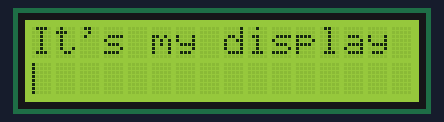
The sketch below on a simulated Arduino Uno, built with avr-gcc and run on an emulated ATmega328P. Shown: 16×2 character LCD.

Above: at 0.12 s.
At 1.12 s:
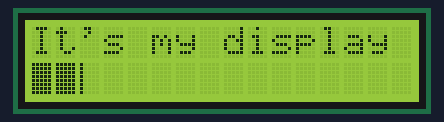
At 2.22 s:
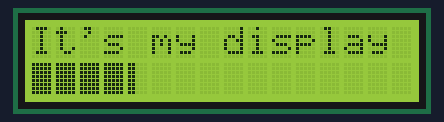
At 4.43 s:
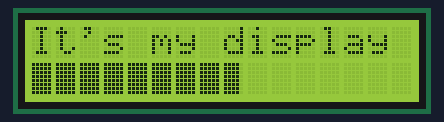
At 6.53 s:
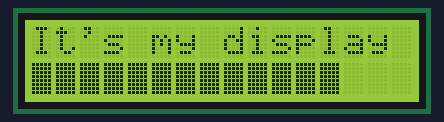
At 8.74 s:
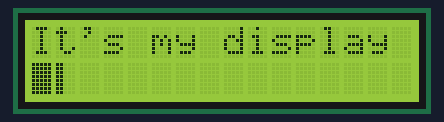

The sketch:

sketch_LCD_progress_bar.ino
```cpp
/* Прогресс-бар на ЖК-дисплее */

#include<LiquidCrystal.h>
LiquidCrystal lcd(2, 3, 4, 5, 6, 7);  // Инициализация экземпляра библиотеки LiquidCrystal

  // Массивы для символов прогресс-бара
byte p20[8] = {
  B10000,
  B10000,
  B10000,
  B10000,
  B10000,
  B10000,
  B10000,
  B10000,
};
byte p40[8] = {
  B11000,
  B11000,
  B11000,
  B11000,
  B11000,
  B11000,
  B11000,
  B11000,
};
byte p60[8] = {
  B11100,
  B11100,
  B11100,
  B11100,
  B11100,
  B11100,
  B11100,
  B11100,
};
byte p80[8] = {
  B11110,
  B11110,
  B11110,
  B11110,
  B11110,
  B11110,
  B11110,
  B11110,
};
byte p100[8] = {
  B11111,
  B11111,
  B11111,
  B11111,
  B11111,
  B11111,
  B11111,
  B11111,
};

void setup() {
 lcd.begin(16, 2);                  // Настройка экземпляра дисплея - число столбцов и строк
 lcd.print("It's my display");

    // Определение пользовательских символов
 lcd.createChar(0, p20);
 lcd.createChar(1, p40);
 lcd.createChar(2, p60);
 lcd.createChar(3, p80);
 lcd.createChar(4, p100);
}

void loop() {
  lcd.setCursor(0, 1);               // Установить курсор в начало второй строки
  lcd.print("                ");     // Очистка второй строки (16 пробелов)
  for(int i = 0; i < 16; i++) {      // Перебор каждого символа на второй строке
    for (int j = 0; j < 5; j++) {    // Перебор каждого значения (p20 - p100)
      lcd.setCursor(i, 1);           // Столбец установки курсора
      lcd.write(j);                  // Вывод символа
      delay(100);
    }
  }
}
```

Measured:
- by itself, everything shown: repeats every 8.0 s, in 80 steps
